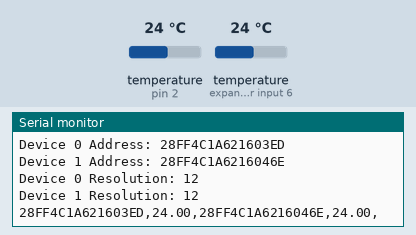
This sketch was run on a simulated Arduino Uno, built with avr-gcc and run on an emulated ATmega328P. Shown: the last lines printed to the serial monitor. Inputs (shaded band) come from the test bench; at power-on: temperature (sensors on pin 2, expander input 6) 24 °C.

Above: at 1.3 s.
1.4 s: temperature (sensor on pin 2) set to 12 °C
At 3.2 s:
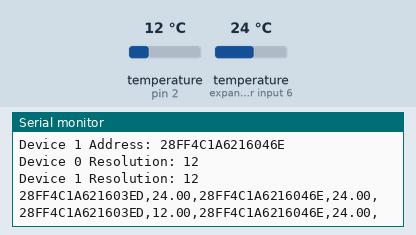
3.9 s: temperature (sensor on expander input 6) set to 12 °C
At 5.0 s:
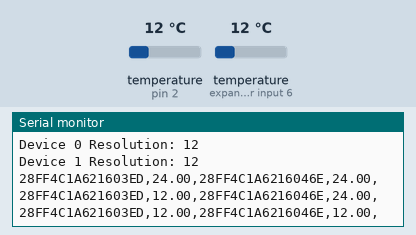
6.4 s: temperature (sensor on pin 2) set to 19 °C
At 8.6 s:
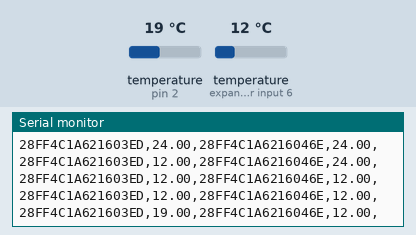
8.9 s: temperature (sensor on expander input 6) set to 19 °C
At 10.4 s:
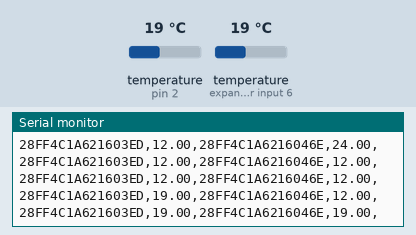
Timing chart, 0 to 11.9 s (numbered marks = the images above; inputs shaded):
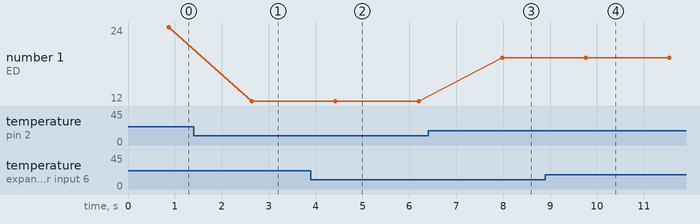

Measured:
- after the input at 1.4 s, the serial monitor: prints a new line after 1.2 s (image 1)
- after the input at 3.9 s, the serial monitor: prints a new line after 0.52 s (image 2)
- after the input at 6.4 s, the serial monitor: prints a new line after 1.6 s (image 3)
- after the input at 8.9 s, the serial monitor: prints a new line after 0.86 s (image 4)
- plotted number 1: 12 → 19 after the input at 6.4 s

The sketch:

Two_Temp_Sensors_NoTime.ino
```cpp
#include <OneWire.h>
#include <DallasTemperature.h>
//These are the libraries included in the code
#define ONE_WIRE_BUS 2
#define TEMPERATURE_PRECISION 20
OneWire oneWire(ONE_WIRE_BUS);
DallasTemperature sensors(&oneWire);
DeviceAddress insideThermometer, outsideThermometer;
void setup(void){

    Serial.begin(9600);
    sensors.begin();
    Serial.print("Device 1 Resolution: ");
    Serial.print(sensors.getResolution(insideThermometer), DEC);
    Serial.println();
    Serial.print(sensors.getDeviceCount(), DEC);
    Serial.println(" devices.");
    // Search for devices on the bus and assign based on an index. Ideally,
    // you would do this to initially discover addresses on the bus and then
    // use those addresses and manually assign them (see above) once you know
    // the devices on your bus (and assuming they don't change).
    // method 1: by index
    if (!sensors.getAddress(insideThermometer, 0)) Serial.println("Unable to find address for Device 0");
    if (!sensors.getAddress(outsideThermometer, 1)) Serial.println("Unable to find address for Device 1");

    // method 2: search()
    // search() looks for the next device. Returns 1 if a new address has been
    // returned. A zero might mean that the bus is shorted, there are no devices,
    // or you have already retrieved all of them. It might be a good idea to
    // check the CRC to make sure you didn't get garbage. The order is
    // deterministic. You will always get the same devices in the same order
    //
    // Must be called before search()
    //oneWire.reset_search();
    // assigns the first address found to insideThermometer
    //if (!oneWire.search(insideThermometer)) Serial.println("Unable to find address for insideThermometer");
    // assigns the seconds address found to outsideThermometer
    //if (!oneWire.search(outsideThermometer)) Serial.println("Unable to find address for outsideThermometer");
    // show the addresses we found on the bus
    Serial.print("Device 0 Address: ");
    printAddress(insideThermometer);
    Serial.println();
    Serial.print("Device 1 Address: ");
    printAddress(outsideThermometer);

    Serial.println();
    // set the resolution to 9 bit per device
    sensors.setResolution(insideThermometer, TEMPERATURE_PRECISION);
    sensors.setResolution(outsideThermometer, TEMPERATURE_PRECISION);

    Serial.print("Device 0 Resolution: ");
    Serial.print(sensors.getResolution(insideThermometer), DEC);
    Serial.println();

    Serial.print("Device 1 Resolution: ");
    Serial.print(sensors.getResolution(outsideThermometer), DEC);
    Serial.println();
}

    // function to print a device address
void printAddress(DeviceAddress deviceAddress){
    for (uint8_t i = 0; i < 8; i++){
        // zero pad the address if necessary
      if (deviceAddress[i] < 16) Serial.print("0");
        Serial.print(deviceAddress[i], HEX);
    }
}

    // function to print the temperature for a device
void printTemperature(DeviceAddress deviceAddress){
    float tempC = sensors.getTempC(deviceAddress);
    Serial.print(tempC);
    Serial.print(",");
}

    // main function to print information about a device
void printData(DeviceAddress deviceAddress){
    printAddress(deviceAddress);
    Serial.print(",");
    printTemperature(deviceAddress);
}

void loop(void){
    // call sensors.requestTemperatures() to issue a global temperature
    // request to all devices on the bus
    sensors.requestTemperatures();
    // print the device information
    printData(insideThermometer);
    printData(outsideThermometer);

    Serial.println("");
    delay(1000);
}
```
